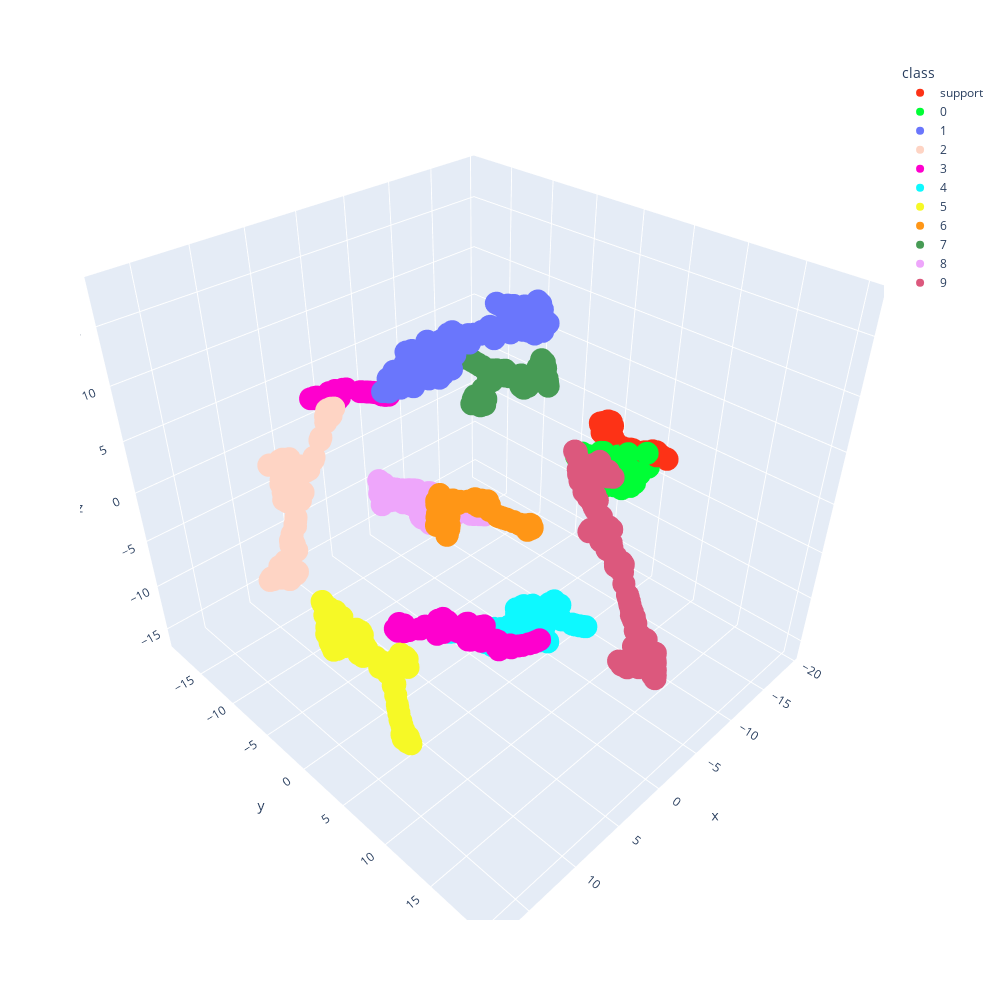

Notebook cell for this chart:
### Markdown cell above
### 3D TSNE

### Code cell
tsne_embeddings = TSNE(
    n_components=3, learning_rate="auto", init="random", perplexity=20
).fit_transform(np.concatenate([support_group, *[query_groups[i] for i in range(10)]]))
tsne_embeddings = pd.DataFrame(tsne_embeddings, columns=["x", "y", "z"])
tsne_embeddings["class"] = np.concatenate(
    [
        len(support_group) * ["support"],
        *[len(query_groups[i]) * [i] for i in range(10)],
    ]
)

fig = px.scatter_3d(
    tsne_embeddings,
    x="x",
    y="y",
    z="z",
    color="class",
    width=1000,
    height=1000,
    color_discrete_sequence=px.colors.qualitative.Light24,
)
fig.show()
